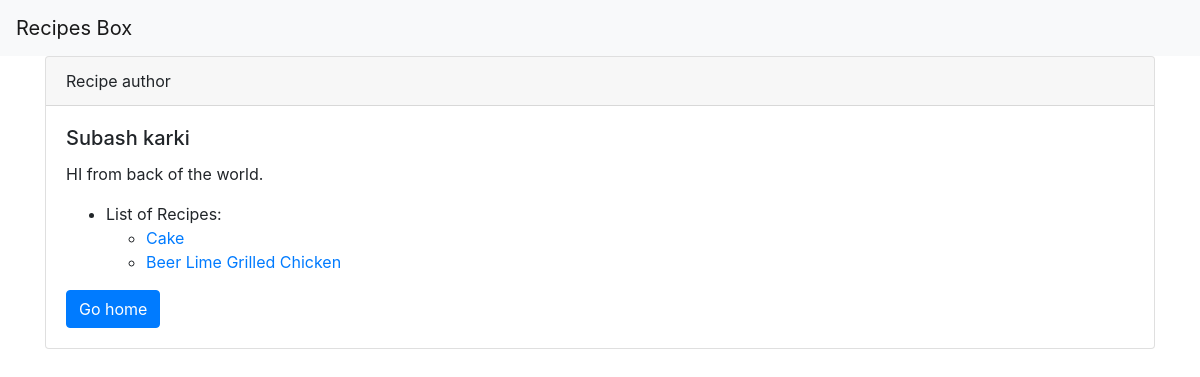
/author/1, run on an earlier commit of the app's database.
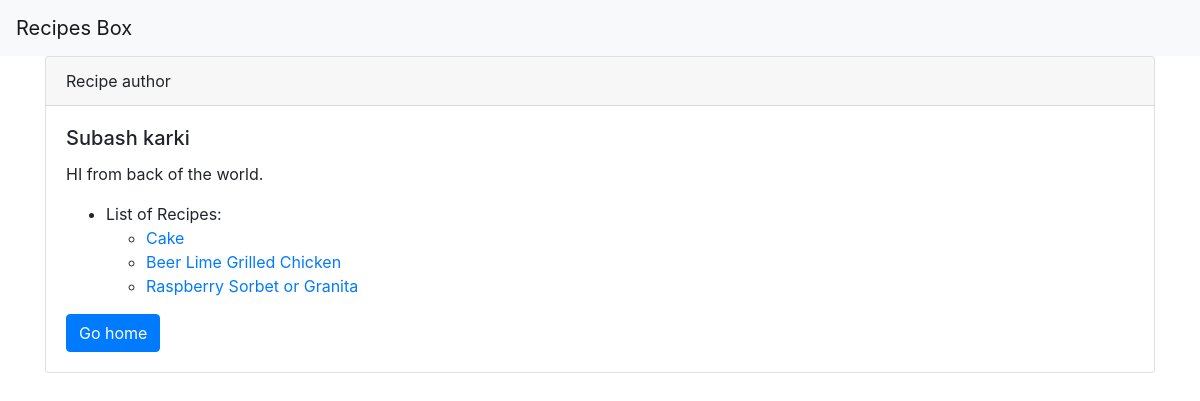
And on a later commit of the database.
### recipe/models.py (models this page shows, shortened)
class Recipe(models.Model):
    author = models.ForeignKey(Author, on_delete=models.CASCADE)
    title = models.CharField(max_length=50)
    description = models.TextField()
    time_required = models.CharField(max_length=30)
    instructions = models.TextField(default="Instruction coming soon.")

### recipe/views.py (the view)
# urls.py: path('author/<int:author_id>', views.author_detail, name="authorDetail")
def author_detail(request, author_id):
    author = get_object_or_404(Author, pk=author_id)
    recipes = Recipe.objects.all()
    return render(request, 'recipe/authorDetail.html', {
        'author': author,
        'recipes': recipes,
    })

### recipe/templates/recipe/authorDetail.html
{% extends 'base.html' %} {% block content %}
<div class="card">
  <div class="card-header">
    Recipe author
  </div>
  <div class="card-body">
    <h5 class="card-title">{{author.name}}</h5>
    <p class="card-text">
      {{author.bio}}
    </p>
    <ul>
      <li>
        List of Recipes:
      </li>
      <ul>
      {% for recipe in recipes %}
      {% if author.id == recipe.author.id %}
          <li> <a href="{% url 'recipes:recipe_detail' recipe.id %}">{{recipe.title}}</a></li>
      {% endif %}
      {% endfor %}
      </ul>
    </ul>
    <a href="/" class="btn btn-primary">Go home</a>
  </div>
</div>
{% endblock content %}

What changed in the data, as far as the page shows it:
added Recipe: title "Raspberry Sorbet or Granita"
